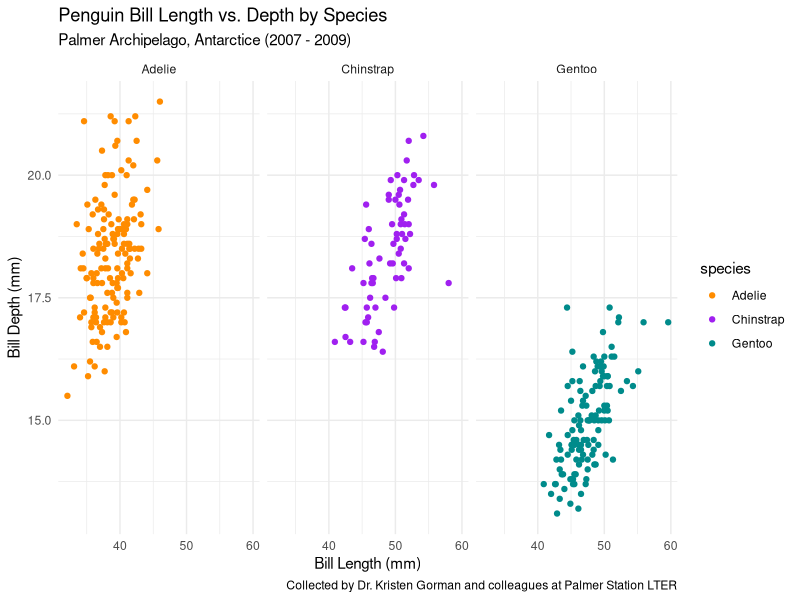
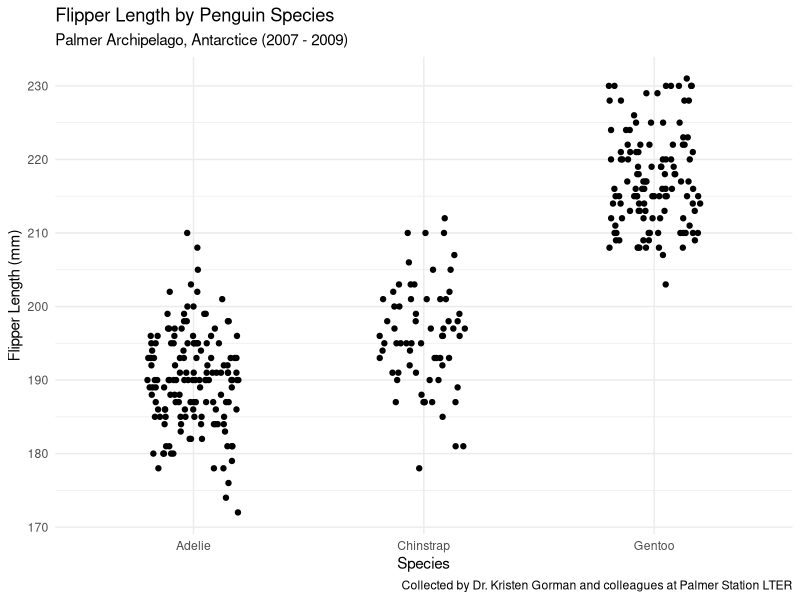

The R source for these figures, in order:
## ---- chunk 1
# install.packages("palmerpenguins")
# install.packages("packagename")

library(tidyverse)
library(palmerpenguins)

# Create and store your function ----
fx <- expression(x^2)
df_dx <- D(expr = fx, name = "x")
df_dx
x <- 3
eval(df_dx)

pa <- expression(2*(3*a + 2)^4 - 5)
dp_da <- D(expr = pa, name = "a")
dp_da
a <- 1.2
eval(dp_da)


## ---- chunk 2

# install.packages("palmerpenguins")
# install.packages("packagename")

library(tidyverse)
library(palmerpenguins)

ggplot(data = penguins, aes(x = bill_length_mm, y = bill_depth_mm)) +
  geom_point(aes(color = species)) +
  scale_color_manual(values = c("darkorange","purple","cyan4")) +
  labs(x = "Bill Length (mm)",
       y = "Bill Depth (mm)",
       title = "Penguin Bill Length vs. Depth by Species",
       subtitle = "Palmer Archipelago, Antarctice (2007 - 2009)",
       caption = "Collected by Dr. Kristen Gorman and colleagues at Palmer Station LTER") +
  facet_wrap(~species) +
  theme_minimal()
## ---- chunk 3
ggplot(data = penguins, aes(x = species, y = flipper_length_mm)) +
  geom_jitter(width = 0.2, height = 0) +
  scale_color_manual(values = c("darkorange","purple","cyan4")) +
  labs(x = "Species",
       y = "Flipper Length (mm)",
       title = "Flipper Length by Penguin Species",
       subtitle = "Palmer Archipelago, Antarctice (2007 - 2009)",
       caption = "Collected by Dr. Kristen Gorman and colleagues at Palmer Station LTER") +
  # facet_wrap(~island) +
  theme_minimal()

